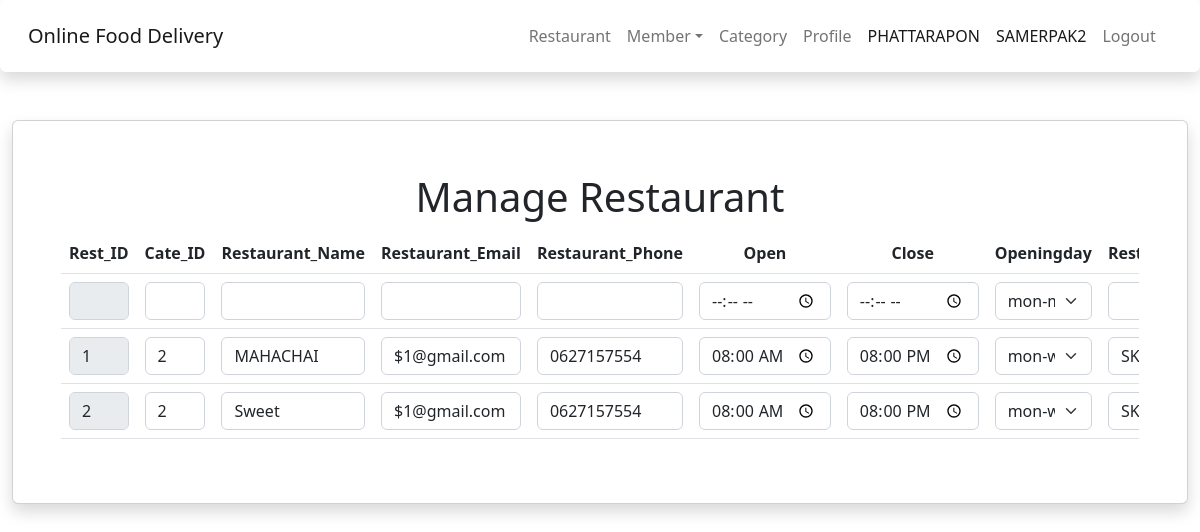
The app's page /admin/manage_rest.php (signed in) with its own data.
### tables this page shows
CREATE TABLE `restaurant` (
  `res_id` int(11) NOT NULL,
  `cate_id` int(11) NOT NULL,
  `res_name` varchar(40) NOT NULL,
  `res_mail` varchar(50) NOT NULL,
  `res_phone` varchar(10) NOT NULL,
  `o_hr` time NOT NULL,
  `c_hr` time NOT NULL,
  `o_day` varchar(20) NOT NULL,
  `res_address` varchar(255) NOT NULL,
  `res_img` varchar(50) DEFAULT NULL,
  `mem_id` int(11) NOT NULL
);

### admin/manage_rest.php (the view, shortened to what this page needs)
<!DOCTYPE html>
<html lang="en">
<head>
    <?php include('../asset/head/head-admin.php'); ?>
</head>
<body>
    <div class="container-fluid content">
        <div class="card body shadow p-5 mb-5 bg-body rounded">
            <h1 align="center" class="p-1">Manage Restaurant</h1>
            <div class="table-responsive">
                <table class="table">
                    <thead align="center">
                        <th>Rest_ID</th>
                        <th>Cate_ID</th>
                        <th>Restaurant_Name</th>
                        <th>Restaurant_Email</th>
                        <th>Restaurant_Phone</th>
                        <th>Open</th>
                        <th>Close</th>
                        <th>Openingday</th>
                        <th>Restaurant_Address</th>
                    </thead>
                    <tbody>
                        <form action="config_rest.php" method="post">
                            <tr>
                                <td><input type="text" class="form-control" name="rest_id" disabled></td>
                                <td><input type="text" class="form-control" name="cate_id"></td>
                                <td><input type="text" class="form-control" name="res_name"></td>
                                <td><input type="email" class="form-control" name="res_mail"></td>
                                <td><input type="tel" class="form-control" name="res_phone"></td>
                                <td><input type="time" class="form-control" name="o_hr"></td>
                                <td><input type="time" class="form-control" name="c_hr"></td>
                                <td>
                                    <select class="form-select" name="o_day">
                                        <option value="mon-mon">mon-mon</option>
                                    </select>
                                </td>
                                <td><input type="text" class="form-control" name="res_address"></td>
                            </tr>
                        </form>
                    </tbody>
                    <?php
                    $sql = "SELECT * FROM restaurant";
                    $query = mysqli_query($conn, $sql);
                    ?>
                    <?php
                    while ($result = mysqli_fetch_array($query)) {
                        ?>
                        <tbody>
                            <form action="config_rest.php" method="POST">
                                <tr>
                                    <td><input type="text" class="form-control" name="res_id" disabled
                                            value="<?php echo $result['res_id']; ?>"></td>
                                    <td><input type="text" class="form-control" name="cate_id"
                                            value="<?php echo $result['cate_id']; ?>"></td>
                                    <td><input type="text" class="form-control" name="res_name"
                                            value="<?php echo $result['res_name']; ?>"></td>
                                    <td><input type="email" class="form-control" name="res_mail"
                                            value="<?php echo $result['res_mail']; ?>"></td>
                                    <td><input type="tel" class="form-control" name="res_phone"
                                            value="<?php echo $result['res_phone']; ?>"></td>
                                    <td><input type="time" class="form-control" name="o_hr"
                                            value="<?php echo $result['o_hr']; ?>"></td>
                                    <td><input type="time" class="form-control" name="c_hr"
                                            value="<?php echo $result['c_hr']; ?>"></td>
                                    <td>
                                        <select class="form-select" name="o_day">
                                            <option value="<?php echo $result['o_day']; ?>"><?php echo $result['o_day']; ?>
                                            </option>
                                        </select>
                                    </td>
                                    <td><input type="text" class="form-control" name="res_address"
                                            value="<?php echo $result['res_address']; ?>"></td>
                                </tr>
                            </form>
                        </tbody>
                    <?php } ?>
                </table>
            </div>
        </div>
    </div>
</body>
</html>

### records on screen
restaurant: res_id "1", cate_id "2", res_name "MAHACHAI", res_mail "$1@gmail.com", res_phone "0627157554", o_hr "08:00:00", c_hr "20:00:00", o_day "mon-wed", res_address "SKNTC$3"
restaurant: res_id "2", cate_id "2", res_name "Sweet", res_mail "$1@gmail.com", res_phone "0627157554", o_hr "08:00:00", c_hr "20:00:00", o_day "mon-wed", res_address "SKNTC$3"

### other values on screen
$_SESSION["mem_name"] "PHATTARAPON"
$_SESSION["mem_last"] "SAMERPAK2"
